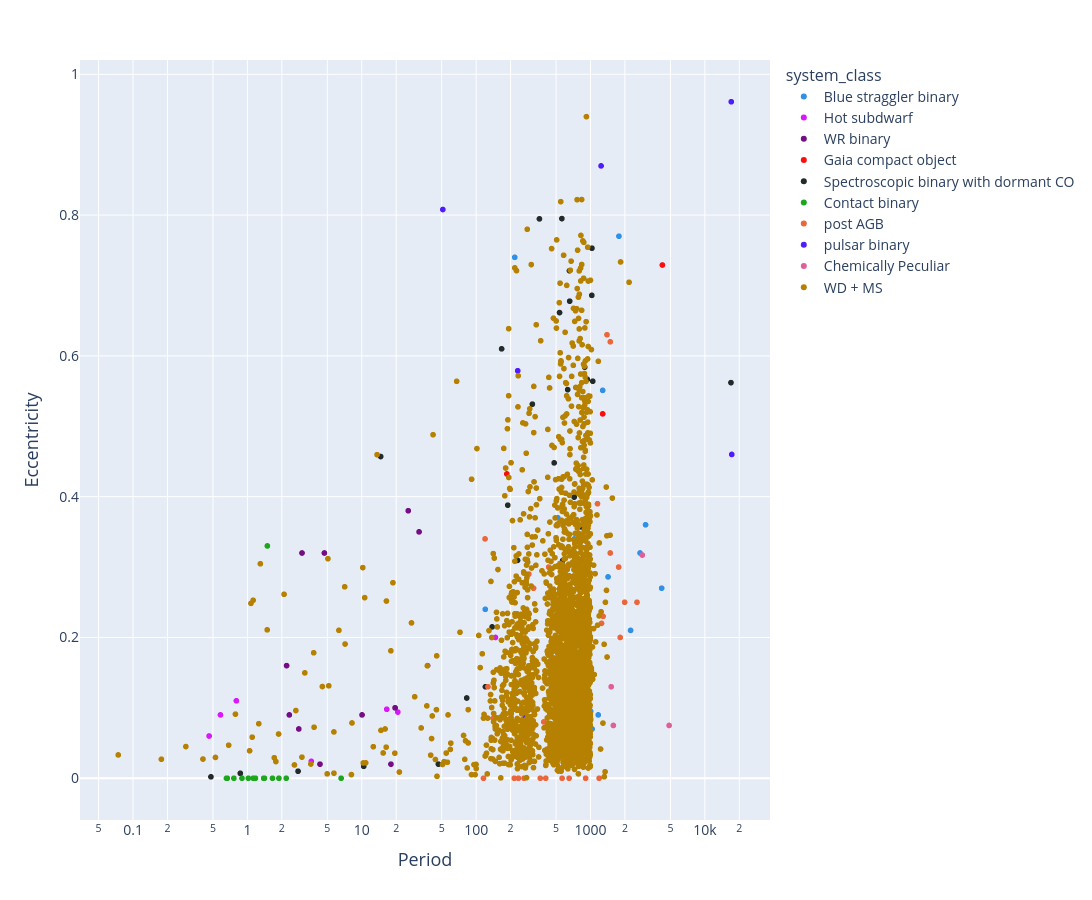

The cell this chart's notebook holds for it:
### Code cell
# Example 1: Simple usage with automatic colors
fig = plotly_vars('Period', 'Eccentricity', pd_catalog_data, logx=True, color_by='system_class')
fig.show()

### Figure 1 — Plotly figure (JSON) as saved in the notebook; plotly's stock layout.template omitted (floating-point values rounded to 4 significant figures; data arrays with more than 128 entries replaced by an {"elided": "..."} marker saying what was removed)
{"data": [{"customdata": {"elided": "17x9 str values"}, "hovertemplate": "Period=%{x:.3f}<br>Eccentricity=%{y:.3f}<br>System Name=%{customdata[0]}<br>Type1=%{customdata[1]}<br>Type2=%{customdata[2]}<br>evol_type_1=%{customdata[3]}<br>evol_type_2=%{customdata[4]}<br>obs_type_1=%{customdata[5]}<br>obs_type_2=%{customdata[6]}<extra></extra>", "legendgroup": "Blue straggler binary", "marker": {"color": "#2E91E5", "size": 6, "symbol": "circle"}, "mode": "markers", "name": "Blue straggler binary", "showlegend": true, "type": "scattergl", "x": [722.0, 2240.0, 1033.0, 1168.0, 3030.0, 546.7, 615.2, 1003.0, 1772.0, 690.0, 120.2, 1277.0, 1423.0, 2710.0, 517.0, 4190.0, 217.6], "xaxis": "x", "y": [0.34, 0.21, 0.07, 0.09, 0.36, 0.269, 0.21, 0.095, 0.77, 0.07, 0.24, 0.551, 0.286, 0.32, 0.37, 0.27, 0.74], "yaxis": "y"}, {"customdata": [["HD200310", "Be", "sdOB", "MS", "He-star", "Be", "sdOB", "Hot subdwarf", "Hot subdwarf"], ["GALEXJ2349+3844", "", "", "MS", "He-star", "WD/MS", "sdB", "Hot subdwarf", "Hot subdwarf"], ["HFG1", "", "", "MS", "He-star", "G", "sdB", "Hot subdwarf", "Hot subdwarf"], ["EQPsc", "", "", "MS", "He-star", "M", "sdB", "Hot subdwarf", "Hot subdwarf"], ["PB7352", "", "", "MS", "He-star", "WD/MS", "sdB", "Hot subdwarf", "Hot subdwarf"], ["EGB5", "", "", "MS", "He-star", "WD/M", "sdB", "Hot subdwarf", "Hot subdwarf"], ["HD185510", "", "", "MS", "He-star", "K0", "sdB", "Hot subdwarf", "Hot subdwarf"]], "hovertemplate": "Period=%{x:.3f}<br>Eccentricity=%{y:.3f}<br>System Name=%{customdata[0]}<br>Type1=%{customdata[1]}<br>Type2=%{customdata[2]}<br>evol_type_1=%{customdata[3]}<br>evol_type_2=%{customdata[4]}<br>obs_type_1=%{customdata[5]}<br>obs_type_2=%{customdata[6]}<extra></extra>", "legendgroup": "Hot subdwarf", "marker": {"color": "#DA16FF", "size": 6, "symbol": "circle"}, "mode": "markers", "name": "Hot subdwarf", "showlegend": true, "type": "scattergl", "x": [147.6, 0.4625, 0.5816, 0.8008, 3.622, 16.54, 20.66], "xaxis": "x", "y": [0.2, 0.06, 0.09, 0.11, 0.024, 0.098, 0.094], "yaxis": "y"}, {"customdata": [["BAT99 19", "O6 V", "WR-WN4", "MS", "He-star", "O6 V", "WR-WN4", "WR binary", "WR binary"], ["BAT99 29", "B1.5 V", "WR-WN3", "MS", "He-star", "B1.5 V", "WR-WN3", "WR binary", "WR binary"], ["BAT99 43", "O9 V", "WR-WN3", "MS", "He-star", "O9 V", "WR-WN3", "WR binary", "WR binary"], ["BAT99 49", "O9 V", "WR-WN4", "MS", "He-star", "O9 V", "WR-WN4", "WR binary", "WR binary"], ["BAT99 59", "O9 V", "WR-WN4", "MS", "He-star", "O9 V", "WR-WN4", "WR binary", "WR binary"], ["BAT99 64", "O9 V", "WR-WN4", "MS", "He-star", "O9 V", "WR-WN4", "WR binary", "WR binary"], ["BAT99 71", "O6.5 V", "WR-WN3", "MS", "He-star", "O6.5 V", "WR-WN3", "WR binary", "WR binary"], ["BAT99 77", "O7.5 III", "WR-WN7", "MS", "He-star", "O7.5 III", "WR-WN7", "WR binary", "WR binary"], ["BAT99 92", "O6 V", "WR-WN3", "MS", "He-star", "O6 V", "WR-WN3", "WR binary", "WR binary"], ["BAT99 126", "O7 V", "WR-WN3", "MS", "He-star", "O7 V", "WR-WN3", "WR binary", "WR binary"], ["SMC AB 3", "O-O9", "WR-WN3", "MS", "He-star", "O-O9", "WR-WN3", "WR binary", "WR binary"], ["SMC AB 7", "O-O6 I", "WR-WN4", "MS", "He-star", "O-O6 I", "WR-WN4", "WR binary", "WR binary"], ["SMC AB 8", "O-O4 V", "WR-WO4", "MS", "He-star", "O-O4 V", "WR-WO4", "WR binary", "WR binary"]], "hovertemplate": "Period=%{x:.3f}<br>Eccentricity=%{y:.3f}<br>System Name=%{customdata[0]}<br>Type1=%{customdata[1]}<br>Type2=%{customdata[2]}<br>evol_type_1=%{customdata[3]}<br>evol_type_2=%{customdata[4]}<br>obs_type_1=%{customdata[5]}<br>obs_type_2=%{customdata[6]}<extra></extra>", "legendgroup": "WR binary", "marker": {"color": "#750D86", "size": 6, "symbol": "circle"}, "mode": "markers", "name": "WR binary", "showlegend": true, "type": "scattergl", "x": [17.99, 2.202, 2.816, 31.69, 4.713, 37.59, 2.326, 3.003, 4.312, 25.5, 10.05, 19.56, 19.56], "xaxis": "x", "y": [0.02, 0.16, 0.07, 0.35, 0.32, 0.16, 0.09, 0.32, 0.02, 0.38, 0.09, 0.1, 0.1], "yaxis": "y"}, {"customdata": [["Gaia BH1", "MS", "BH", "MS", "BH", "", "", "Gaia compact object", "Gaia compact object"], ["Gaia BH2", "RG", "BH", "RGB", "BH", "RG", "", "Gaia compact object", "Gaia compact object"], ["Gaia BH3", "RG", "BH", "RGB", "BH", "RG", "", "Gaia compact object", "Gaia compact object"], ["Gaia NS1", "MS", "NS", "MS", "NS", "", "", "Gaia compact object", "Gaia compact object"]], "hovertemplate": "Period=%{x:.3f}<br>Eccentricity=%{y:.3f}<br>System Name=%{customdata[0]}<br>Type1=%{customdata[1]}<br>Type2=%{customdata[2]}<br>evol_type_1=%{customdata[3]}<br>evol_type_2=%{customdata[4]}<br>obs_type_1=%{customdata[5]}<br>obs_type_2=%{customdata[6]}<extra></extra>", "legendgroup": "Gaia compact object", "marker": {"color": "#FB0D0D", "size": 6, "symbol": "circle"}, "mode": "markers", "name": "Gaia compact object", "showlegend": true, "type": "scattergl", "x": [185.4, 1277.0, 4253.0, 730.9], "xaxis": "x", "y": [0.4323, 0.5176, 0.7291, 0.123], "yaxis": "y"}, {"customdata": {"elided": "33x9 str values"}, "hovertemplate": "Period=%{x:.3f}<br>Eccentricity=%{y:.3f}<br>System Name=%{customdata[0]}<br>Type1=%{customdata[1]}<br>Type2=%{customdata[2]}<br>evol_type_1=%{customdata[3]}<br>evol_type_2=%{customdata[4]}<br>obs_type_1=%{customdata[5]}<br>obs_type_2=%{customdata[6]}<extra></extra>", "legendgroup": "Spectroscopic binary with dormant CO", "marker": {"color": "#222A2A", "size": 6, "symbol": "circle"}, "mode": "markers", "name": "Spectroscopic binary with dormant CO", "showlegend": true, "type": "scattergl", "x": [10.4, 167.0, 14.63, 877.0, 189.1, 230.2, 310.2, 481.0, 497.6, 536.1, 561.8, 570.9, 631.8, 632.6, 636.1, 654.6, 657.4, 719.8, 827.0, 889.5, 938.3, 1027.0, 1029.0, 1046.0, 357.8, 82.72, 0.8666, 16910.0, 2.774, 120.6, 46.81, 0.4799, 138.0], "xaxis": "x", "y": [0.017, 0.61, 0.457, 0.05, 0.3879, 0.3095, 0.5314, 0.448, 0.168, 0.6615, 0.795, 0.3093, 0.552, 0.2668, 0.3228, 0.721, 0.6777, 0.3993, 0.357, 0.584, 0.5666, 0.686, 0.753, 0.564, 0.7946, 0.114, 0.007, 0.562, 0.01, 0.13, 0.02, 0.002, 0.215], "yaxis": "y"}, {"customdata": {"elided": "15x9 str values"}, "hovertemplate": "Period=%{x:.3f}<br>Eccentricity=%{y:.3f}<br>System Name=%{customdata[0]}<br>Type1=%{customdata[1]}<br>Type2=%{customdata[2]}<br>evol_type_1=%{customdata[3]}<br>evol_type_2=%{customdata[4]}<br>obs_type_1=%{customdata[5]}<br>obs_type_2=%{customdata[6]}<extra></extra>", "legendgroup": "Contact binary", "marker": {"color": "#1CA71C", "size": 6, "symbol": "circle"}, "mode": "markers", "name": "Contact binary", "showlegend": true, "type": "scattergl", "x": [2.185, 1.175, 1.387, 1.886, 1.124, 0.6668, 0.8966, 1.658, 1.495, 0.7619, 1.411, 1.141, 0.6563, 6.598, 1.019], "xaxis": "x", "y": [0.0, 0.0, 0.0, 0.0, 0.0, 0.0, 0.0, 0.0, 0.33, 0.0, 0.0, 0.0, 0.0, 0.0, 0.0], "yaxis": "y"}, {"customdata": {"elided": "33x9 str values"}, "hovertemplate": "Period=%{x:.3f}<br>Eccentricity=%{y:.3f}<br>System Name=%{customdata[0]}<br>Type1=%{customdata[1]}<br>Type2=%{customdata[2]}<br>evol_type_1=%{customdata[3]}<br>evol_type_2=%{customdata[4]}<br>obs_type_1=%{customdata[5]}<br>obs_type_2=%{customdata[6]}<extra></extra>", "legendgroup": "post AGB", "marker": {"color": "#EB663B", "size": 6, "symbol": "circle"}, "mode": "markers", "name": "post AGB", "showlegend": true, "type": "scattergl", "x": [289.1, 1189.0, 871.7, 140.8, 1248.0, 1151.0, 317.6, 597.4, 1289.0, 1989.0, 906.3, 1488.0, 363.3, 259.6, 1818.0, 430.6, 234.4, 262.6, 215.4, 501.1, 1762.0, 390.2, 649.8, 1394.0, 519.7, 127.0, 119.6, 1489.0, 116.0, 406.0, 564.3, 662.2, 2550.0], "xaxis": "x", "y": [0.29, 0.0, 0.024, 0.085, 0.22, 0.39, 0.27, 0.3, 0.23, 0.25, 0.0, 0.32, 0.0, 0.21, 0.2, 0.3, 0.0, 0.0, 0.0, 0.2, 0.3, 0.08, 0.0, 0.63, 0.24, 0.13, 0.34, 0.62, 0.0, 0.0, 0.0, 0.25, 0.25], "yaxis": "y"}, {"customdata": [["PSR J0045-7319", "BIV", "NS", "MS", "NS", "BIV", "", "pulsar binary", "pulsar binary"], ["PSR B1259-63", "Be", "NS", "MS", "NS", "Be", "", "pulsar binary", "pulsar binary"], ["PSR J1638-4725", "B", "NS", "MS", "NS", "B", "", "pulsar binary", "pulsar binary"], ["PSR J2032+4127", "Be", "NS", "MS", "NS", "Be", "", "pulsar binary", "pulsar binary"], ["PSR J2108+4516", "O/Be", "NS", "MS", "NS", "O/Be", "", "pulsar binary", "pulsar binary"], ["PSR J0210+5845", "B6V", "NS", "MS", "NS", "B6V", "", "pulsar binary", "pulsar binary"]], "hovertemplate": "Period=%{x:.3f}<br>Eccentricity=%{y:.3f}<br>System Name=%{customdata[0]}<br>Type1=%{customdata[1]}<br>Type2=%{customdata[2]}<br>evol_type_1=%{customdata[3]}<br>evol_type_2=%{customdata[4]}<br>obs_type_1=%{customdata[5]}<br>obs_type_2=%{customdata[6]}<extra></extra>", "legendgroup": "pulsar binary", "marker": {"color": "#511CFB", "size": 6, "symbol": "circle"}, "mode": "markers", "name": "pulsar binary", "showlegend": true, "type": "scattergl", "x": [51.17, 1237.0, 231.0, 17000.0, 269.4, 17180.0], "xaxis": "x", "y": [0.8079, 0.8699, 0.5789, 0.961, 0.08742, 0.46], "yaxis": "y"}, {"customdata": [["BD-10d4311", "sgCH", "WD", "RGB", "WD", "sgCH", "", "Chemically Peculiar", "Chemically Peculiar"], ["BD-18d255", "dBa", "WD", "MS", "WD", "dBa", "", "Chemically Peculiar", "Chemically Peculiar"], ["BD+18d5215", "dBa", "WD", "MS", "WD", "dBa", "", "Chemically Peculiar", "Chemically Peculiar"], ["HD98991", "dBa", "WD", "MS", "WD", "dBa", "", "Chemically Peculiar", "Chemically Peculiar"]], "hovertemplate": "Period=%{x:.3f}<br>Eccentricity=%{y:.3f}<br>System Name=%{customdata[0]}<br>Type1=%{customdata[1]}<br>Type2=%{customdata[2]}<br>evol_type_1=%{customdata[3]}<br>evol_type_2=%{customdata[4]}<br>obs_type_1=%{customdata[5]}<br>obs_type_2=%{customdata[6]}<extra></extra>", "legendgroup": "Chemically Peculiar", "marker": {"color": "#E15F99", "size": 6, "symbol": "circle"}, "mode": "markers", "name": "Chemically Peculiar", "showlegend": true, "type": "scattergl", "x": [4865.0, 1585.0, 1516.0, 2836.0], "xaxis": "x", "y": [0.075, 0.075, 0.13, 0.317], "yaxis": "y"}, {"customdata": {"elided": "3383x9 str values"}, "hovertemplate": "Period=%{x:.3f}<br>Eccentricity=%{y:.3f}<br>System Name=%{customdata[0]}<br>Type1=%{customdata[1]}<br>Type2=%{customdata[2]}<br>evol_type_1=%{customdata[3]}<br>evol_type_2=%{customdata[4]}<br>obs_type_1=%{customdata[5]}<br>obs_type_2=%{customdata[6]}<extra></extra>", "legendgroup": "WD + MS", "marker": {"color": "#B68100", "size": 6, "symbol": "circle"}, "mode": "markers", "name": "WD + MS", "showlegend": true, "type": "scattergl", "x": {"elided": "3383 float values"}, "xaxis": "x", "y": {"elided": "3383 float values"}, "yaxis": "y"}], "layout": {"height": 900, "legend": {"font": {"size": 14}, "title": {"font": {"size": 16}, "text": "system_class"}, "tracegroupgap": 0}, "margin": {"t": 60}, "width": 1200, "xaxis": {"anchor": "y", "domain": [0, 1], "tickfont": {"size": 14}, "title": {"font": {"size": 18}, "text": "Period"}, "type": "log"}, "yaxis": {"anchor": "x", "domain": [0, 1], "tickfont": {"size": 14}, "title": {"font": {"size": 18}, "text": "Eccentricity"}}}}
